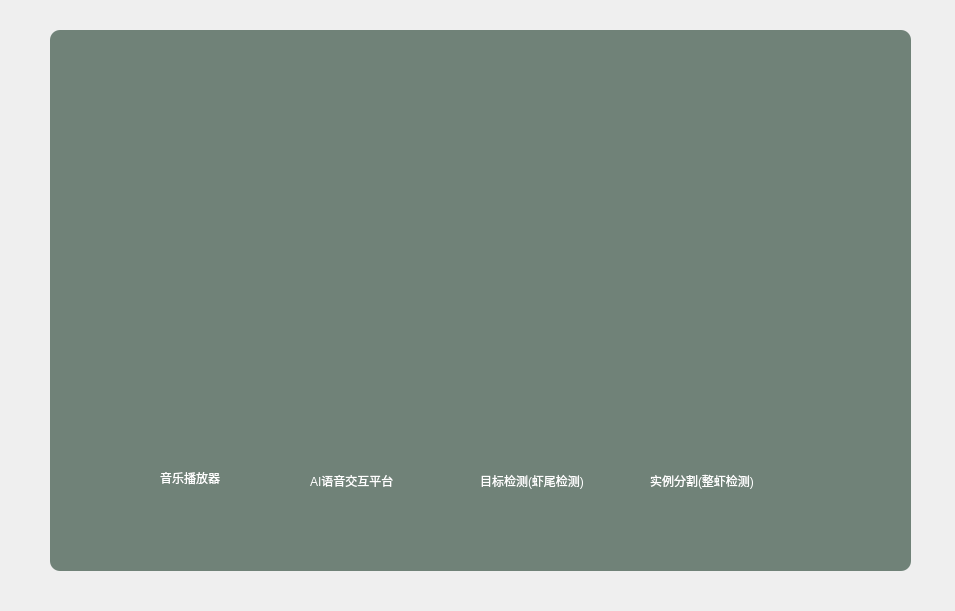
<?xml version="1.0" encoding="UTF-8"?>
<ui version="4.0">
 <class>Form</class>
 <widget class="QWidget" name="Form">
  <property name="geometry">
   <rect>
    <x>0</x>
    <y>0</y>
    <width>955</width>
    <height>611</height>
   </rect>
  </property>
  <property name="windowTitle">
   <string>Form</string>
  </property>
  <widget class="QFrame" name="frame">
   <property name="geometry">
    <rect>
     <x>50</x>
     <y>30</y>
     <width>861</width>
     <height>541</height>
    </rect>
   </property>
   <property name="styleSheet">
    <string notr="true">#frame{
	
	background-color: rgb(112, 130, 120);
	border-radius:10px;
}
</string>
   </property>
   <property name="frameShape">
    <enum>QFrame::StyledPanel</enum>
   </property>
   <property name="frameShadow">
    <enum>QFrame::Raised</enum>
   </property>
   <widget class="QPushButton" name="pushButton_3">
    <property name="geometry">
     <rect>
      <x>770</x>
      <y>20</y>
      <width>21</width>
      <height>21</height>
     </rect>
    </property>
    <property name="font">
     <font>
      <pointsize>17</pointsize>
      <weight>75</weight>
      <bold>true</bold>
     </font>
    </property>
    <property name="styleSheet">
     <string notr="true">QPushButton{
	border:none;
}
QPushButton:hover{
	padding-bottom:5px;
}</string>
    </property>
    <property name="text">
     <string/>
    </property>
    <property name="icon">
     <iconset>
      <normaloff>../images/winfo-icon-最小化_爱给网_aigei_com.png</normaloff>../images/winfo-icon-最小化_爱给网_aigei_com.png</iconset>
    </property>
   </widget>
   <widget class="QPushButton" name="pushButton_2">
    <property name="geometry">
     <rect>
      <x>790</x>
      <y>10</y>
      <width>41</width>
      <height>41</height>
     </rect>
    </property>
    <property name="styleSheet">
     <string notr="true">QPushButton{
	border:none;
}
QPushButton:hover{
	padding-bottom:5px;
}</string>
    </property>
    <property name="text">
     <string/>
    </property>
    <property name="icon">
     <iconset>
      <normaloff>../images/关闭(close)_爱给网_aigei_com.png</normaloff>../images/关闭(close)_爱给网_aigei_com.png</iconset>
    </property>
   </widget>
   <widget class="QPushButton" name="pushButton">
    <property name="geometry">
     <rect>
      <x>100</x>
      <y>350</y>
      <width>101</width>
      <height>91</height>
     </rect>
    </property>
    <property name="styleSheet">
     <string notr="true">QPushButton{
	border:none;
}
QPushButton:hover{
	padding-bottom:5px;
}</string>
    </property>
    <property name="text">
     <string/>
    </property>
    <property name="icon">
     <iconset>
      <normaloff>../images/音频.png</normaloff>../images/音频.png</iconset>
    </property>
    <property name="iconSize">
     <size>
      <width>80</width>
      <height>80</height>
     </size>
    </property>
   </widget>
   <widget class="QPushButton" name="pushButton_4">
    <property name="geometry">
     <rect>
      <x>260</x>
      <y>350</y>
      <width>111</width>
      <height>91</height>
     </rect>
    </property>
    <property name="styleSheet">
     <string notr="true">QPushButton{
	border:none;
}
QPushButton:hover{
	padding-bottom:5px;
}</string>
    </property>
    <property name="text">
     <string/>
    </property>
    <property name="icon">
     <iconset>
      <normaloff>../images/kimi-icon.png</normaloff>../images/kimi-icon.png</iconset>
    </property>
    <property name="iconSize">
     <size>
      <width>90</width>
      <height>90</height>
     </size>
    </property>
   </widget>
   <widget class="QPushButton" name="pushButton_5">
    <property name="geometry">
     <rect>
      <x>440</x>
      <y>350</y>
      <width>111</width>
      <height>91</height>
     </rect>
    </property>
    <property name="styleSheet">
     <string notr="true">QPushButton{
	border:none;
}
QPushButton:hover{
	padding-bottom:5px;
}</string>
    </property>
    <property name="text">
     <string/>
    </property>
    <property name="icon">
     <iconset>
      <normaloff>../images/AI视觉识别.png</normaloff>../images/AI视觉识别.png</iconset>
    </property>
    <property name="iconSize">
     <size>
      <width>80</width>
      <height>80</height>
     </size>
    </property>
   </widget>
   <widget class="QLabel" name="label">
    <property name="geometry">
     <rect>
      <x>340</x>
      <y>70</y>
      <width>151</width>
      <height>141</height>
     </rect>
    </property>
    <property name="text">
     <string/>
    </property>
    <property name="pixmap">
     <pixmap>../images/北京理工大学.png</pixmap>
    </property>
    <property name="scaledContents">
     <bool>true</bool>
    </property>
   </widget>
   <widget class="QLabel" name="time">
    <property name="geometry">
     <rect>
      <x>340</x>
      <y>220</y>
      <width>151</width>
      <height>61</height>
     </rect>
    </property>
    <property name="font">
     <font>
      <family>幼圆</family>
      <pointsize>32</pointsize>
      <weight>75</weight>
      <bold>true</bold>
     </font>
    </property>
    <property name="text">
     <string/>
    </property>
   </widget>
   <widget class="QLabel" name="xinqi">
    <property name="geometry">
     <rect>
      <x>430</x>
      <y>280</y>
      <width>61</width>
      <height>31</height>
     </rect>
    </property>
    <property name="font">
     <font>
      <family>幼圆</family>
      <pointsize>9</pointsize>
      <weight>75</weight>
      <bold>true</bold>
     </font>
    </property>
    <property name="text">
     <string/>
    </property>
   </widget>
   <widget class="QLabel" name="riqi">
    <property name="geometry">
     <rect>
      <x>350</x>
      <y>280</y>
      <width>81</width>
      <height>31</height>
     </rect>
    </property>
    <property name="font">
     <font>
      <family>幼圆</family>
      <weight>75</weight>
      <bold>true</bold>
     </font>
    </property>
    <property name="text">
     <string/>
    </property>
   </widget>
   <widget class="QPushButton" name="pushButton_6">
    <property name="geometry">
     <rect>
      <x>620</x>
      <y>350</y>
      <width>101</width>
      <height>91</height>
     </rect>
    </property>
    <property name="styleSheet">
     <string notr="true">QPushButton{
	border:none;
}
QPushButton:hover{
	padding-bottom:5px;
}</string>
    </property>
    <property name="text">
     <string/>
    </property>
    <property name="icon">
     <iconset>
      <normaloff>../images/图像分割.png</normaloff>../images/图像分割.png</iconset>
    </property>
    <property name="iconSize">
     <size>
      <width>80</width>
      <height>80</height>
     </size>
    </property>
   </widget>
   <widget class="QLabel" name="label_2">
    <property name="geometry">
     <rect>
      <x>110</x>
      <y>440</y>
      <width>81</width>
      <height>16</height>
     </rect>
    </property>
    <property name="styleSheet">
     <string notr="true">font: 9pt &quot;幼圆&quot;;
color: rgb(255, 255, 255);</string>
    </property>
    <property name="text">
     <string>音乐播放器</string>
    </property>
   </widget>
   <widget class="QLabel" name="label_3">
    <property name="geometry">
     <rect>
      <x>260</x>
      <y>440</y>
      <width>121</width>
      <height>21</height>
     </rect>
    </property>
    <property name="styleSheet">
     <string notr="true">font: 9pt &quot;幼圆&quot;;
color: rgb(255, 255, 255);</string>
    </property>
    <property name="text">
     <string>AI语音交互平台</string>
    </property>
   </widget>
   <widget class="QLabel" name="label_4">
    <property name="geometry">
     <rect>
      <x>430</x>
      <y>440</y>
      <width>141</width>
      <height>21</height>
     </rect>
    </property>
    <property name="styleSheet">
     <string notr="true">font: 9pt &quot;幼圆&quot;;
color: rgb(255, 255, 255);</string>
    </property>
    <property name="text">
     <string>目标检测(虾尾检测)</string>
    </property>
   </widget>
   <widget class="QLabel" name="label_5">
    <property name="geometry">
     <rect>
      <x>600</x>
      <y>440</y>
      <width>141</width>
      <height>21</height>
     </rect>
    </property>
    <property name="styleSheet">
     <string notr="true">font: 9pt &quot;幼圆&quot;;
color: rgb(255, 255, 255);</string>
    </property>
    <property name="text">
     <string>实例分割(整虾检测)</string>
    </property>
   </widget>
  </widget>
 </widget>
 <resources/>
 <connections>
  <connection>
   <sender>pushButton_3</sender>
   <signal>clicked()</signal>
   <receiver>Form</receiver>
   <slot>showMinimized()</slot>
   <hints>
    <hint type="sourcelabel">
     <x>815</x>
     <y>54</y>
    </hint>
    <hint type="destinationlabel">
     <x>753</x>
     <y>9</y>
    </hint>
   </hints>
  </connection>
  <connection>
   <sender>pushButton_2</sender>
   <signal>clicked()</signal>
   <receiver>Form</receiver>
   <slot>close()</slot>
   <hints>
    <hint type="sourcelabel">
     <x>857</x>
     <y>52</y>
    </hint>
    <hint type="destinationlabel">
     <x>926</x>
     <y>34</y>
    </hint>
   </hints>
  </connection>
 </connections>
</ui>
